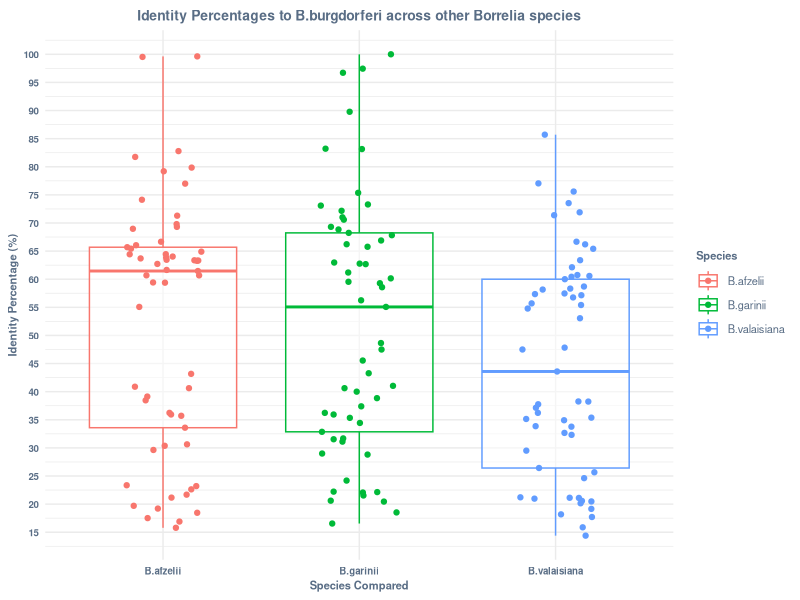
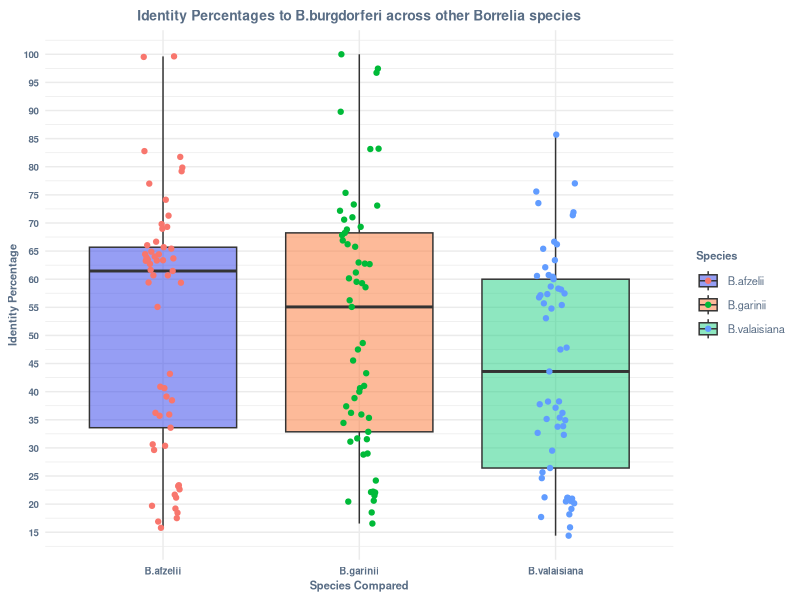
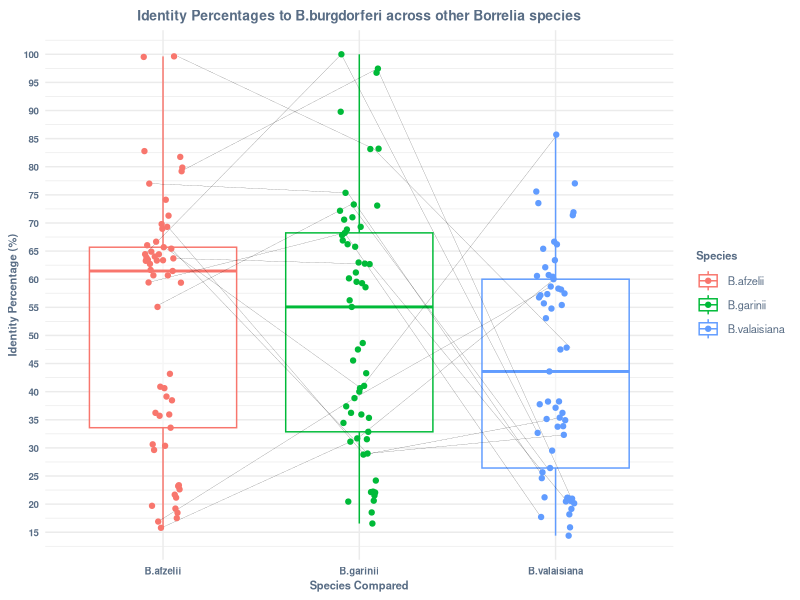
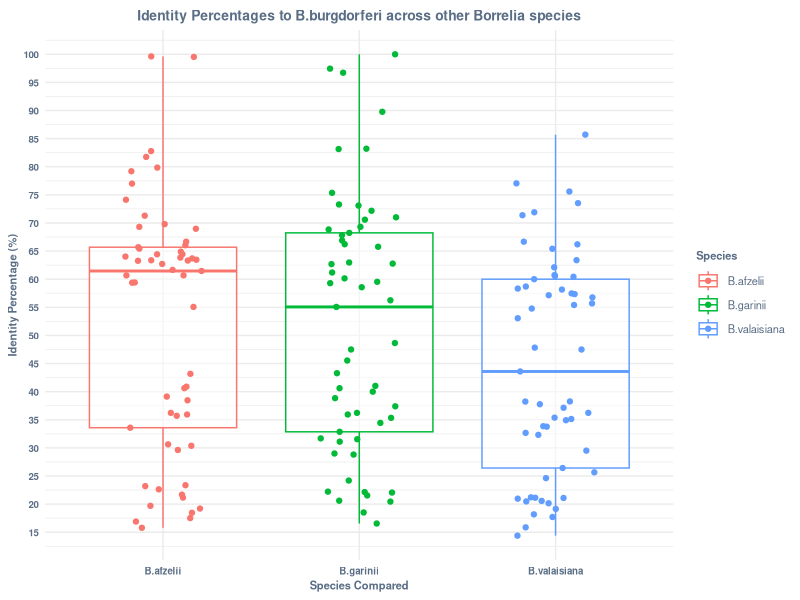
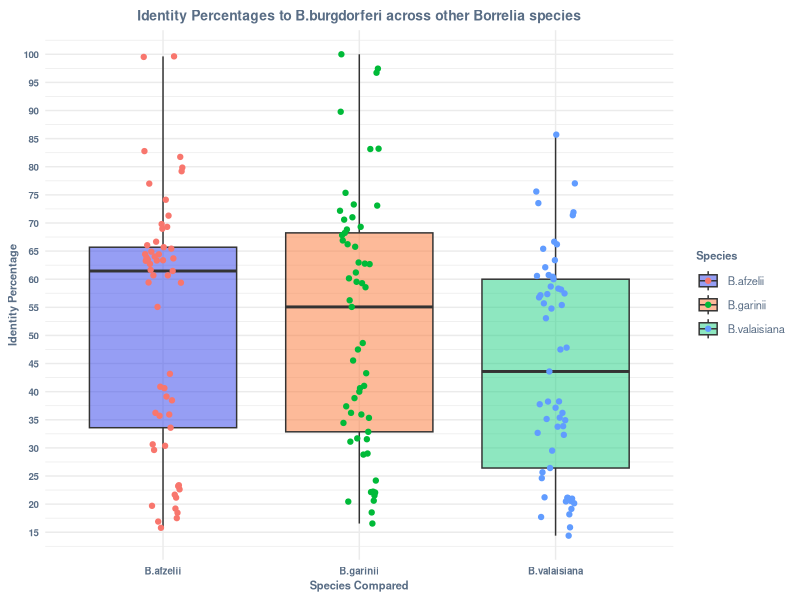
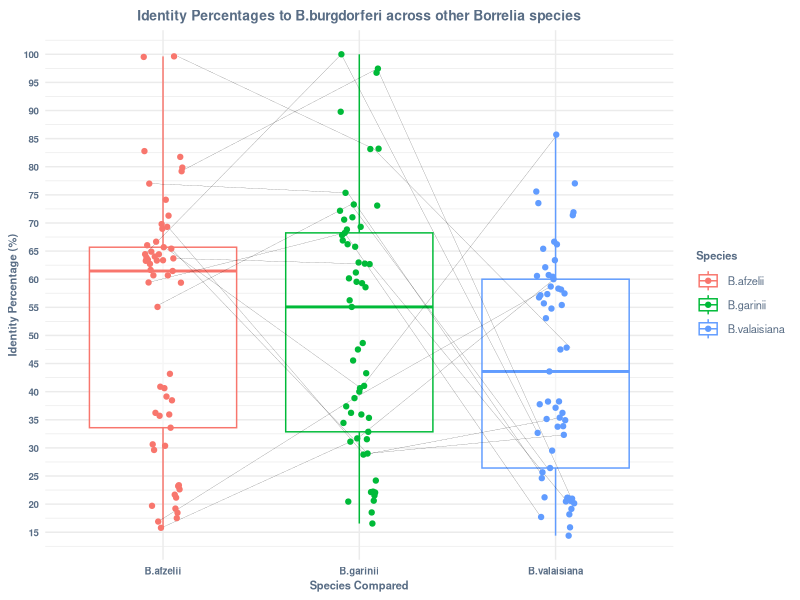

These charts were generated, in order, by the following R code:
## ---- chunk 1
#| echo: true
#| include: false
library(readxl)
library(tidyverse)
library(ggplot2)
library(purrr)
library(ggridges)

## ---- chunk 2
data <- read_excel("protein_identity.xlsx")

## ---- chunk 3
#Create boxplot
box_plot <- ggplot(data = data,
                   aes(x = Species,
                       y = Identity_blast,
                       color = Species)) +
  geom_boxplot(alpha = 0.5) +
  geom_jitter(width = 0.2,
              aes(color = Species)) +
  labs(title = "Identity Percentages to B.burgdorferi across other Borrelia species",
       x = "Species Compared",
       y = "Identity Percentage (%)",
       fill = "Species") +
  theme_minimal() +
  theme(plot.title = element_text(size = 10,
                                  face = "bold",
                                  colour = "#596d85",
                                  hjust = 0.5,
                                  vjust = 0.5),
            plot.subtitle = element_text(size = 7,
                                         face = "italic",
                                         color = "#596d85"),
            axis.title = element_text(size = 8,
                                      face = "bold",
                                      colour = "#596d85"),
            axis.text = element_text(size = 7,
                                     face = "bold",
                                     colour = "#596d85"),
            legend.text = element_text(size = 8,
                                       color = "#596d85"),
            legend.title = element_text(size = 8,
                                        face = "bold",
                                        color = "#596d85")) +
  scale_fill_manual(values = c("B.garinii" = "#FC7634",
                               "B.valaisiana" = "#1fd082",
                               "B.afzelii" = "#2F3EEA")) +
  scale_y_continuous(breaks = seq(0, 100, by = 5))

#Print plot
box_plot

#Save plot
ggsave("boxplot_output/box_plot.pdf", plot = box_plot, width = 6, height = 4, dpi = 300)

## ---- chunk 4
#Creation of boxplot
box_plot_lines <- ggplot(data = data,
                   aes(x = Species,
                       y = Identity_blast,
                       fill = Species)) +
  geom_boxplot(alpha = 0.5) +
  geom_line(aes(group=protein),
            position = position_dodge(0.2),
            size = 0.01,
            color = "black") +
  geom_point(aes(group=protein,
                 color = Species),
             position = position_dodge(0.2))+
  labs(title = "Identity Percentages to B.burgdorferi across other Borrelia species",
       x = "Species Compared",
       y = "Identity Percentage",
       fill = "Species") +
  theme_minimal() +
  theme(plot.title = element_text(size = 10,
                                  face = "bold",
                                  colour = "#596d85",
                                  hjust = 0.5,
                                  vjust = 0.5),
            plot.subtitle = element_text(size = 7,
                                         face = "italic",
                                         color = "#596d85"),
            axis.title = element_text(size = 8,
                                      face = "bold",
                                      colour = "#596d85"),
            axis.text = element_text(size = 7,
                                     face = "bold",
                                     colour = "#596d85"),
            legend.text = element_text(size = 8,
                                       color = "#596d85"),
            legend.title = element_text(size = 8,
                                        face = "bold",
                                        color = "#596d85")) +
  scale_fill_manual(values = c("B.garinii" = "#FC7634",
                               "B.valaisiana" = "#1fd082",
                               "B.afzelii" = "#2F3EEA")) +
  scale_y_continuous(breaks = seq(0, 100, by = 5))


box_plot_lines

#Save plot
 ggsave("boxplot_output/box_plot_with_lines.pdf", plot = box_plot_lines, width = 6, height = 4, dpi = 300)
  
## ---- chunk 5
#Calculation of median value for each species
species_list <- unique(data$Borrelia)

# Loop through each species and calculate the median value
for (species in species_list) {
  median_value <- data %>%
    filter(Borrelia == species) %>%
    summarise(md = median(Identity_blast, na.rm = TRUE)) }
   

#Calculation of the standard deviation for each combination of Species and protein
sd <- data %>%
  group_by(protein) %>%
  summarise(sd_value = sd(Identity_blast, na.rm = TRUE), .groups = 'drop')

#Print sd
sd


#Calculation of IQR range
species_list <- unique(data$Borrelia)

# Loop through each species and calculate IQR, Q1, and Q3 
for (species in species_list) {
  species_data <- data %>%
    filter(Borrelia == species)
  
  values <- species_data$Identity_blast
  
  # Calculate IQR, Q1, and Q3
  IQR_value <- IQR(values, na.rm = TRUE)
  Q1 <- quantile(values, 0.25, na.rm = TRUE)
  Q3 <- quantile(values, 0.75, na.rm = TRUE)
}

## ---- chunk 6
total <- full_join(data,sd) 


filtered_box_plot <- ggplot(data = total,
                   aes(x = Species,
                       y = Identity_blast,
                       color = Species)) +
  geom_boxplot(alpha = 0.5) +
  geom_line(data = subset(total,
                          sd_value >=20),
            aes(group=protein),
            position = position_dodge(0.2),
            size = 0.05,
            color = "black") +
  geom_point(aes(group=protein,
                 color = Species),
             position = position_dodge(0.2))+
  labs(title = "Identity Percentages to B.burgdorferi across other Borrelia species",
       x = "Species Compared",
       y = "Identity Percentage (%)",
       fill = "Species") +
  theme_minimal() +
  theme(plot.title = element_text(size = 10,
                                  face = "bold",
                                  colour = "#596d85",
                                  hjust = 0.5,
                                  vjust = 0.5),
            plot.subtitle = element_text(size = 7,
                                         face = "italic",
                                         color = "#596d85"),
            axis.title = element_text(size = 8,
                                      face = "bold",
                                      colour = "#596d85"),
            axis.text = element_text(size = 7,
                                     face = "bold",
                                     colour = "#596d85"),
            legend.text = element_text(size = 8,
                                       color = "#596d85"),
            legend.title = element_text(size = 8,
                                        face = "bold",
                                        color = "#596d85")) +
  scale_fill_manual(values = c("B.garinii" = "#FC7634",
                               "B.valaisiana" = "#1fd082",
                               "B.afzelii" = "#2F3EEA")) +
  scale_y_continuous(breaks = seq(0, 100, by = 5))


filtered_box_plot
 ggsave("boxplot_output/filtered_box_plot_with_lines.pdf", plot = filtered_box_plot, width = 6, height = 4, dpi = 300)
  
